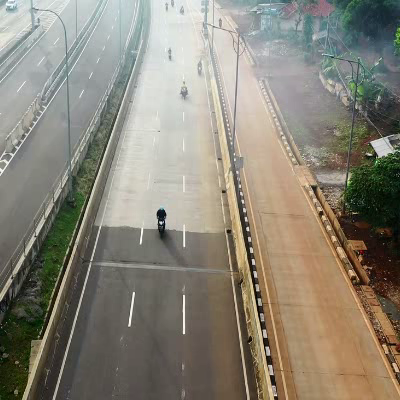
#> input picture frame 17 of Resources/numbered.mp4, 400 x 400 px, given in place of lanes_clip.mp4, which was not available
$ python lane_detection.py
#> lines starting #> are read from the running program, lines starting #| are printed output that depends on the picture; after the words box and inside, x2 and y2 are one past the last pixel; in counts of white or black regions, pixels touching at a corner belong together; pictures that were not available may be replaced by others from this repository, and a replacement may not be noted
#> further down, frame is the input picture: shape (400, 400, 3); mean B, G, R 118.8, 132, 137.2
import cv2
import matplotlib.pyplot as plt
import numpy as np

def lane_detect(img):
    img = cv2.resize(img,(550,275))
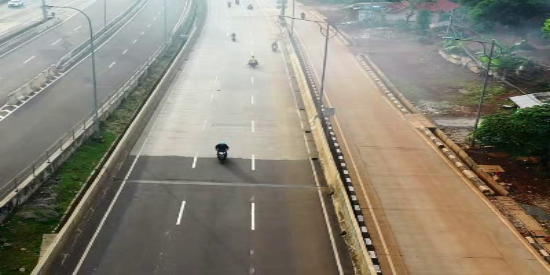
#> img: shape (275, 550, 3); mean of channels 0, 1, 2 118.7, 131.9, 137.1; drawn as B, G, R

    img_gray = cv2.cvtColor(img,cv2.COLOR_BGR2GRAY)
    img_blur = cv2.GaussianBlur(img_gray,(7,7),0)
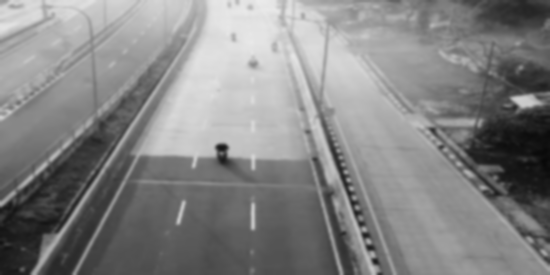
#> img_blur: shape (275, 550); min 8, max 235, mean 131.9
    img_canny = cv2.Canny(img_blur,10,200)
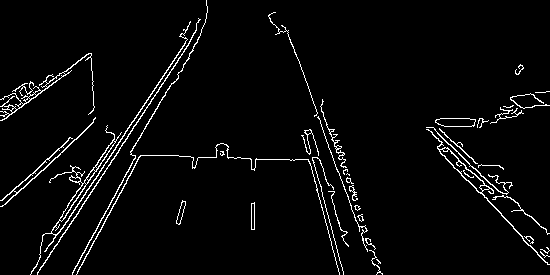
#> img_canny: shape (275, 550); 3.6% white in thin lines or dots

    vertices = np.array([[(50,260),(160,98),(410,98),(550,260)]],dtype=np.int32)
    mask = np.zeros_like(img_gray)
    cv2.fillPoly(mask,vertices,255)
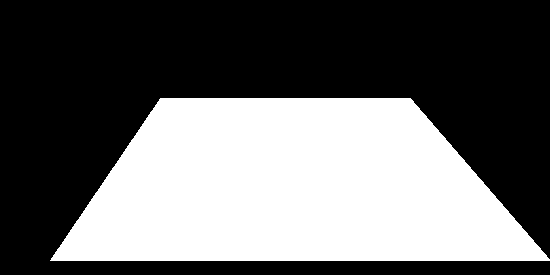
#> mask: shape (275, 550); 40.5% white; 1 white region, box (x1, y1, x2, y2) and area: (50, 98, 550, 261) 61276

    # masked_image = cv2.bitwise_and(img_gray,mask)
    masked_image = cv2.bitwise_and(img_canny,mask)
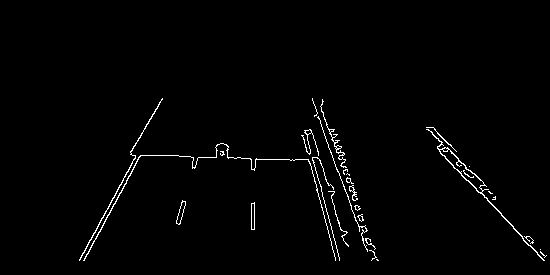
#> masked_image: shape (275, 550); 1.5% white in thin lines or dots, all inside (x1, y1, x2, y2) = (79, 98, 547, 261)

    rho = 2
    theta = np.pi/100
    threshold = 20
    min_line_len = 100
    max_line_gap = 50
    lines = []
    lines = cv2.HoughLinesP(masked_image,rho,theta,threshold,np.array([]),min_line_len,max_line_gap)
#> lines = 17 rows, first 6: [79, 259, 135, 156], [132, 155, 344, 162], [437, 147, 543, 260], [312, 99, 367, 251], [321, 110, 375, 248], [303, 135, 335, 260]
    lines_image = np.zeros((masked_image.shape[0],masked_image.shape[1],3),dtype=np.uint8)

    for line in lines:
        for x1,y1,x2,y2 in line:
            cv2.line(lines_image,(x1,y1),(x2,y2),[0,0,255],20)
#> this loop made 17 passes
#> line on passes 1 to 12: [[79, 259, 135, 156]], [[132, 155, 344, 162]], [[437, 147, 543, 260]], [[312, 99, 367, 251]], [[321, 110, 375, 248]], [[303, 135, 335, 260]], [[83, 260, 140, 156]], [[431, 127, 545, 256]], [[306, 130, 339, 260]], [[333, 129, 376, 259]], [[308, 130, 345, 243]], [[439, 145, 544, 257]]
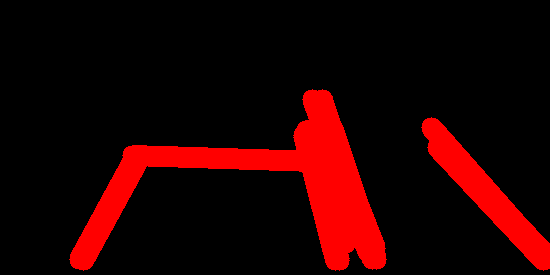
#> lines_image: shape (275, 550, 3); mean of channels 0, 1, 2 0, 0, 35.2; drawn as B, G, R
    a = 1
    b = 1
    g = 0

    image_with_lines = cv2.addWeighted(img,a,lines_image,b,g)
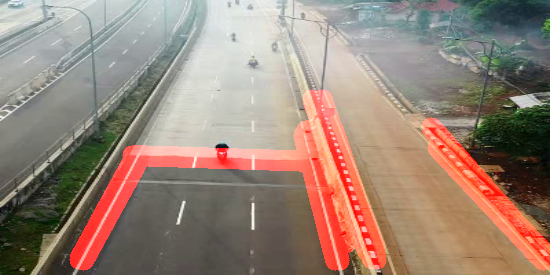
#> image_with_lines: shape (275, 550, 3); mean of channels 0, 1, 2 118.7, 131.9, 153.7; drawn as B, G, R

    return cv2.imshow('Result',image_with_lines),cv2.waitKey(150)
#> (key q is pressed here)

cap = cv2.VideoCapture(r'lanes_clip.mp4')
while 1:
    _,frame = cap.read()
    result = lane_detect(frame)
    fps = cap.get(cv2.CAP_PROP_FPS)
#> fps = 20
    print("Frame rate: ", int(fps), "FPS")
#| Frame rate:  20 FPS
    if cv2.waitKey(150) & 0xFF == ord('q'):
#> (key q is pressed here)
        break
cap.release()
cv2.destroyAllWindows()

$ run again, starting later in the video
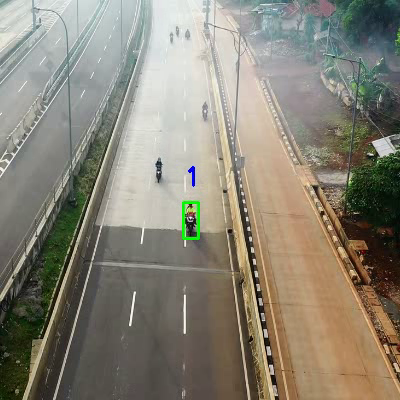
#> input picture frame 80 of Resources/numbered.mp4, 400 x 400 px, given in place of lanes_clip.mp4, which was not available
#> frame is the input picture: shape (400, 400, 3); mean B, G, R 117.5, 131.5, 136.4
#> in lane_detect, `img_canny = cv2.Canny(img_blur,10,200)`:
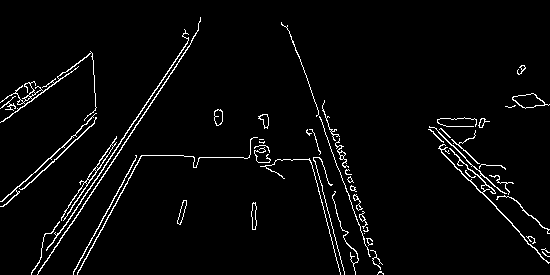
#> img_canny: shape (275, 550); 3.4% white in thin lines or dots
#> mask: shape (275, 550); 40.5% white; 1 white region, box (x1, y1, x2, y2) and area: (50, 98, 550, 261) 61276
#> masked_image: shape (275, 550); 1.5% white in thin lines or dots, all inside (x1, y1, x2, y2) = (79, 98, 547, 261)
#> lines = 21 rows, first 6: [327, 120, 373, 259], [160, 155, 346, 160], [429, 129, 545, 260], [314, 133, 351, 260], [79, 260, 136, 157], [439, 148, 543, 259]
#> the loop in lane_detect, `for line in lines:` made 21 passes
#> in lane_detect, `image_with_lines = cv2.addWeighted(img,a,lines_image,b,g)`:
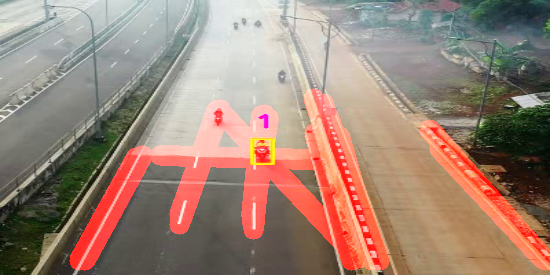
#> image_with_lines: shape (275, 550, 3); mean of channels 0, 1, 2 117.4, 131.4, 157.4; drawn as B, G, R
#> fps = 20
#| Frame rate:  20 FPS

$ run again, starting later in the video
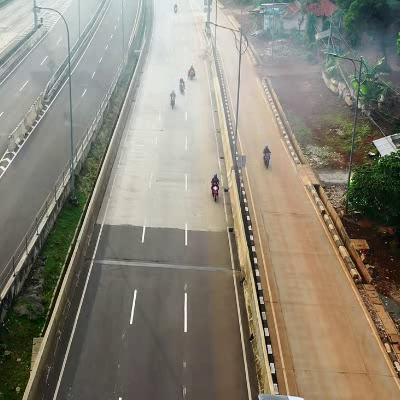
#> input picture frame 142 of Resources/numbered.mp4, 400 x 400 px, given in place of lanes_clip.mp4, which was not available
#> frame is the input picture: shape (400, 400, 3); mean B, G, R 117.7, 131.2, 136.7
#> in lane_detect, `img_canny = cv2.Canny(img_blur,10,200)`:
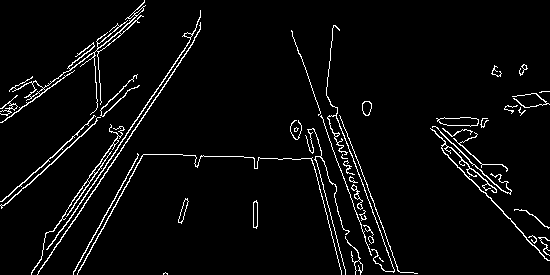
#> img_canny: shape (275, 550); 4.2% white in thin lines or dots
#> mask: shape (275, 550); 40.5% white; 1 white region, box (x1, y1, x2, y2) and area: (50, 98, 550, 261) 61276
#> masked_image: shape (275, 550); 1.6% white in thin lines or dots, all inside (x1, y1, x2, y2) = (80, 98, 550, 261)
#> lines = 25 rows, first 6: [315, 132, 352, 259], [80, 260, 138, 154], [432, 129, 547, 260], [306, 136, 338, 260], [328, 99, 379, 258], [334, 106, 390, 260]
#> the loop in lane_detect, `for line in lines:` made 25 passes
#> in lane_detect, `image_with_lines = cv2.addWeighted(img,a,lines_image,b,g)`:
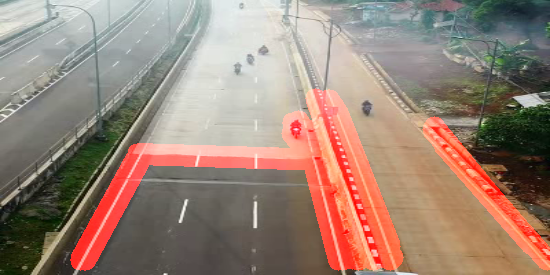
#> image_with_lines: shape (275, 550, 3); mean of channels 0, 1, 2 117.6, 131.1, 154.4; drawn as B, G, R
#> fps = 20
#| Frame rate:  20 FPS
